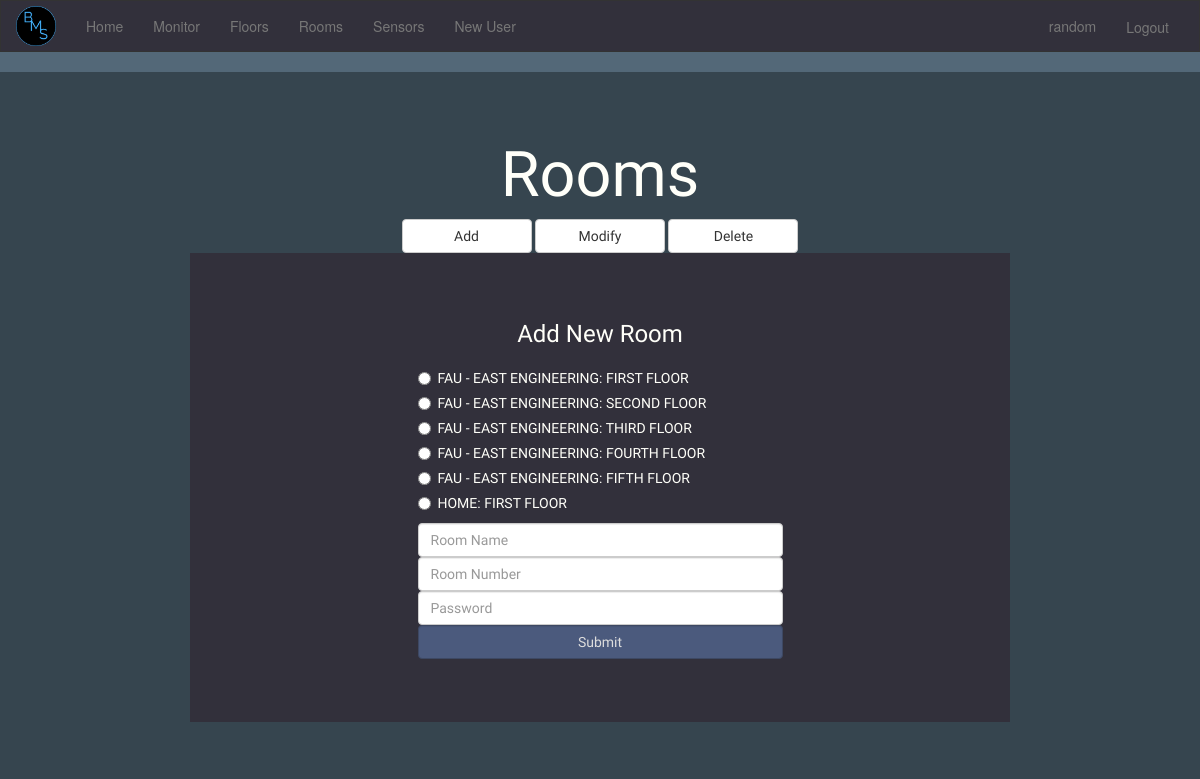
The app's page /room.php (signed in) with its own data.
### tables this page shows
CREATE TABLE floor(
    floor_id int(11) NOT NULL AUTO_INCREMENT PRIMARY KEY,
    floor_name varchar(60),
    building_id int(11) NOT NULL,
    floor_num int(11) NOT NULL,    
    FOREIGN KEY (building_id) REFERENCES building(building_id) ON DELETE CASCADE
);

CREATE TABLE building(
    building_id int(11) NOT NULL AUTO_INCREMENT PRIMARY KEY,
    building_name varchar(60) NOT NULL
);

### room.php (the view, shortened to what this page needs)
<?php
include_once 'header.php';
if (isset($_SESSION['u_id'])) {
    include 'includes/dbh.inc.php';
    $sa = $_SESSION['sa'];
    $adm = $_SESSION['admin'];
    if  ($sa != 1 && $adm != 1) {
        header("Location: index.php");
        exit();
    } else {
        $building = array();
        $floor = array();
        if($_SESSION['sa']==1) {
            $sql = "SELECT floor_id, floor_name, B.building_name, F.building_id FROM floor F
INNER JOIN building B on B.building_id = F.building_id;";
            $result = mysqli_query($conn, $sql);
            while($row = mysqli_fetch_assoc($result)){
                $bid = $row['building_id'];
                $fid = $row['floor_id'];
                $building[$bid] = $row['building_name'];
                $floor[$fid] = array($row['building_name'],$row['floor_name']);
            }
        } else {
            $uid=$_SESSION['u_id'];
            $sql = "SELECT floor_id, floor_name, B.building_name, F.building_id FROM floor F
INNER JOIN building B on B.building_id = F.building_id
INNER JOIN users_building UB on B.building_id = UB.building_id
INNER JOIN users U ON UB.user_id = U.user_id
WHERE UB.user_id ='$uid';";
            $result = mysqli_query($conn, $sql);
            while($row = mysqli_fetch_assoc($result)){
                $fid = $row['floor_id'];
                $floor[$fid] = array($row['building_name'],$row['floor_name']);
            }
        }
    }
} else {
        header("Location: index.php");
        exit();
}
  ?>
<div class='jumbotron'>
  <div class='row text-center fancy-h'>
    <div>
      <h1>Rooms</h1>
      <div class="container">
	<button id="btn-add" type="submit" class="btn btn-default btn-set-width">Add</button>
	<button id="btn-mod" type="submit" class="btn btn-default btn-set-width">Modify</button>
	<button id="btn-del" type="submit" class="btn btn-default btn-set-width">Delete</button>
      </div>
    </div>
    <div id="add" class='col-sm-10 col-sm-offset-1 col-md-8 col-md-offset-2 text-center jumbotron floor-wrapper' style="display: none;">
      <h3>Add New Room</h3>
      <div class="col-sm-6 col-sm-offset-3">
	<form class="form-group" action="api/session.php" method="POST">
    <?php
    foreach($floor as $k => $v) {
        echo "<div class='text-left radio'><label><input type='radio' name='add-rname-s' value='$k'>$v[0]: $v[1]</label></div>";
    }
?>
	  <input class="form-control search-query d-flex" name="add-rname-n" type="text" placeholder="Room Name">
	  <input class="form-control search-query d-flex" name="add-rnum-n" type="number" placeholder="Room Number">
	  <input class="form-control search-query d-flex" name="r_pwd" type="password" placeholder="Password">
	  <button class="btn-info form-control d-flex" type="submit" name="submit">Submit</button>
	</form>
      </div>
    </div>
  </div>
</div>
<?php
    include_once 'footer.php';
?>

### css/custom.css (style rules this page uses)
h1 { color: #eff3e9; }
.fancy-h { font-family: 'Bellefair', serif; color: #fffff9; }
body,html { background-color: #536878; padding-bottom: 70px; height: 100%; }
.jumbotron { background-color: #36454f; }
.btn-set-width { width: 130px; }
.btn-info { color: #ddd; background-color:#4b5a7d; border-color: #3d4863; }
.container { min-height:100%; }
.floor-wrapper { background-color: #32303b; border-color: black; border: black; }

### records on screen
floor: building.building_name "FAU - EAST ENGINEERING", floor_name "THIRD FLOOR"
floor: building.building_name "FAU - EAST ENGINEERING", floor_name "FOURTH FLOOR"
floor: building.building_name "FAU - EAST ENGINEERING", floor_name "FIFTH FLOOR"

### other values on screen
$_SESSION['u_uname'] "random"
$v[0] "FAU - EAST ENGINEERING"
$v[1] "FIRST FLOOR"
$v[1] "SECOND FLOOR"
$v[0] "HOME"
